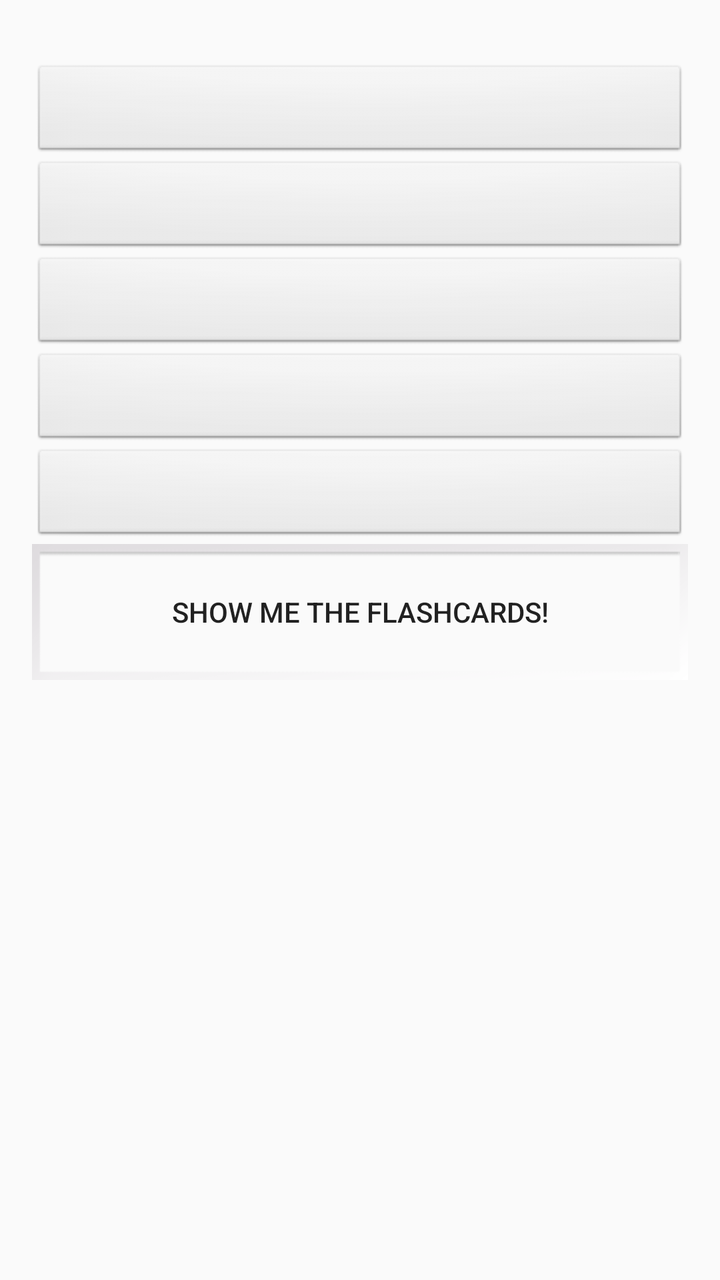
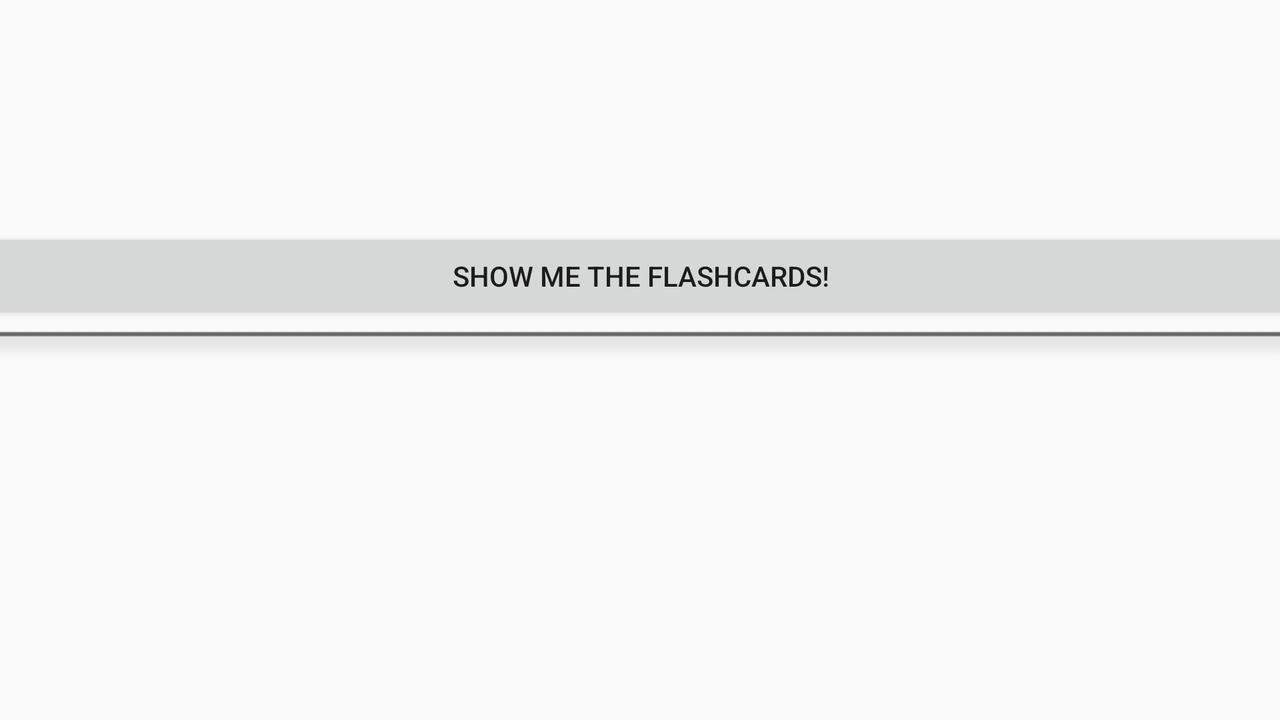

Two renders of one Android screen. The first uses the default layout on a phone; the second uses the alternative layout the repository ships for a different screen configuration, on a matching device. The two XML files are below.
<!-- AndroidManifest.xml: application theme AppTheme -->
<!-- res/layout/activity_main.xml -->
<?xml version="1.0" encoding="utf-8"?>
<android.support.constraint.ConstraintLayout xmlns:android="http://schemas.android.com/apk/res/android"
    xmlns:app="http://schemas.android.com/apk/res-auto"
    xmlns:tools="http://schemas.android.com/tools"
    android:layout_width="match_parent"
    android:layout_height="match_parent"
    tools:context=".MainActivity">

    <LinearLayout
        android:id="@+id/Layout"
        android:layout_width="0dp"
        android:layout_height="0dp"
        android:layout_marginStart="16dp"
        android:layout_marginTop="32dp"
        android:layout_marginEnd="16dp"
        android:layout_marginBottom="32dp"
        android:orientation="vertical"
        app:layout_constraintBottom_toBottomOf="parent"
        app:layout_constraintEnd_toEndOf="parent"
        app:layout_constraintStart_toStartOf="parent"
        app:layout_constraintTop_toTopOf="parent">

        <Spinner
            android:id="@+id/yLang"
            android:layout_width="match_parent"
            android:layout_height="wrap_content"
            android:scrollbarTrackVertical="@null"
            android:spinnerMode="dropdown"
            android:background="@android:drawable/btn_default"
            android:textAlignment="center" />

        <Spinner
            android:id="@+id/tLang"
            android:layout_width="match_parent"
            android:layout_height="wrap_content"
            android:scrollbarTrackVertical="@null"
            android:spinnerMode="dropdown"
            android:background="@android:drawable/btn_default"
            android:textAlignment="center" />

        <Spinner
            android:id="@+id/level"
            android:layout_width="match_parent"
            android:layout_height="wrap_content"
            android:scrollbarTrackVertical="@null"
            android:spinnerMode="dropdown"
            android:background="@android:drawable/btn_default"
            android:textAlignment="center" />

        <Spinner
            android:id="@+id/wclass"
            android:layout_width="match_parent"
            android:layout_height="wrap_content"
            android:scrollbarTrackVertical="@null"
            android:spinnerMode="dropdown"
            android:background="@android:drawable/btn_default"
            android:textAlignment="center" />

        <Spinner
            android:id="@+id/type"
            android:layout_width="match_parent"
            android:layout_height="wrap_content"
            android:scrollbarTrackVertical="@null"
            android:spinnerMode="dropdown"
            android:background="@android:drawable/btn_default"
            android:autoSizeTextType="uniform"
            android:textAlignment="center" />

        <Button
            android:id="@+id/button"
            android:layout_width="match_parent"
            android:layout_height="wrap_content"
            android:background="@android:drawable/gallery_thumb"
            android:text="@string/study_button_en" />

        <ScrollView
            android:layout_width="match_parent"
            android:layout_height="match_parent">

            <LinearLayout
                android:id="@+id/ExamplesScroll"
                android:layout_width="match_parent"
                android:layout_height="wrap_content"
                android:orientation="vertical" >
            </LinearLayout>
        </ScrollView>

    </LinearLayout>

</android.support.constraint.ConstraintLayout>
<!-- resources referenced by this layout -->
<resources>
  <string name="study_button_en">Show me the flashcards!</string>
  <style name="AppTheme" parent="Theme.AppCompat.Light.NoActionBar">
          
          <item name="colorPrimary">@color/colorPrimary</item>
          <item name="colorPrimaryDark">@color/colorPrimaryDark</item>
          <item name="colorAccent">@color/colorAccent</item>
      </style>
  <color name="colorPrimary">#F5F2F2</color>
  <color name="colorPrimaryDark">#1954AC</color>
  <color name="colorAccent">#009688</color>
</resources>
<!-- res/layout-land/activity_main.xml (the author's variant of the layout above) -->
<!-- drawn on the phone turned sideways -->
﻿<?xml version="1.0" encoding="utf-8"?>
<android.support.constraint.ConstraintLayout xmlns:android="http://schemas.android.com/apk/res/android"
    xmlns:app="http://schemas.android.com/apk/res-auto"
    xmlns:tools="http://schemas.android.com/tools"
    android:layout_width="match_parent"
    android:layout_height="match_parent"
    tools:context=".MainActivity">

    <LinearLayout
        android:layout_width="715dp"
        android:layout_height="395dp"
        android:layout_marginStart="64dp"
        android:layout_marginTop="86dp"
        android:layout_marginEnd="64dp"
        android:layout_marginBottom="64dp"
        android:orientation="vertical"
        app:layout_constraintBottom_toBottomOf="parent"
        app:layout_constraintEnd_toEndOf="parent"
        app:layout_constraintStart_toStartOf="parent"
        app:layout_constraintTop_toTopOf="parent">

        <Spinner
            android:id="@+id/yLang"
            android:layout_width="match_parent"
            android:layout_height="wrap_content" />

        <Spinner
            android:id="@+id/tLang"
            android:layout_width="match_parent"
            android:layout_height="wrap_content" />

        <Spinner
            android:id="@+id/level"
            android:layout_width="match_parent"
            android:layout_height="wrap_content" />

        <Spinner
            android:id="@+id/wclass"
            android:layout_width="match_parent"
            android:layout_height="wrap_content" />

        <Spinner
            android:id="@+id/type"
            android:layout_width="match_parent"
            android:layout_height="wrap_content" />

        <Button
            android:id="@+id/button"
            android:layout_width="match_parent"
            android:layout_height="wrap_content"
            android:text="@string/study_button_en" />

        <Button
            android:id="@+id/ExamplesButton"
            style="@android:style/Widget.Material.Light.Button.Inset"
            android:layout_width="match_parent"
            android:layout_height="match_parent"
            android:text="" />

    </LinearLayout>

</android.support.constraint.ConstraintLayout>
